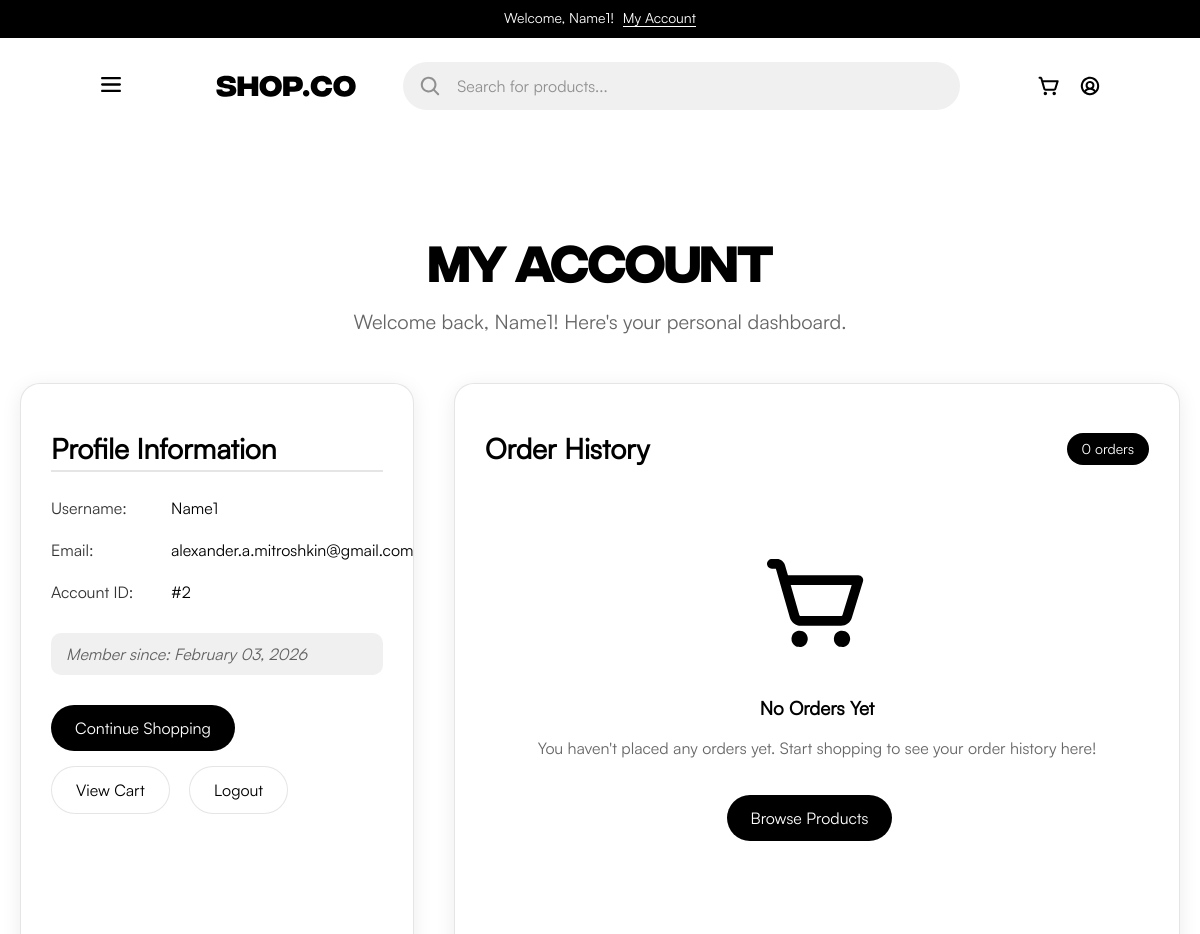
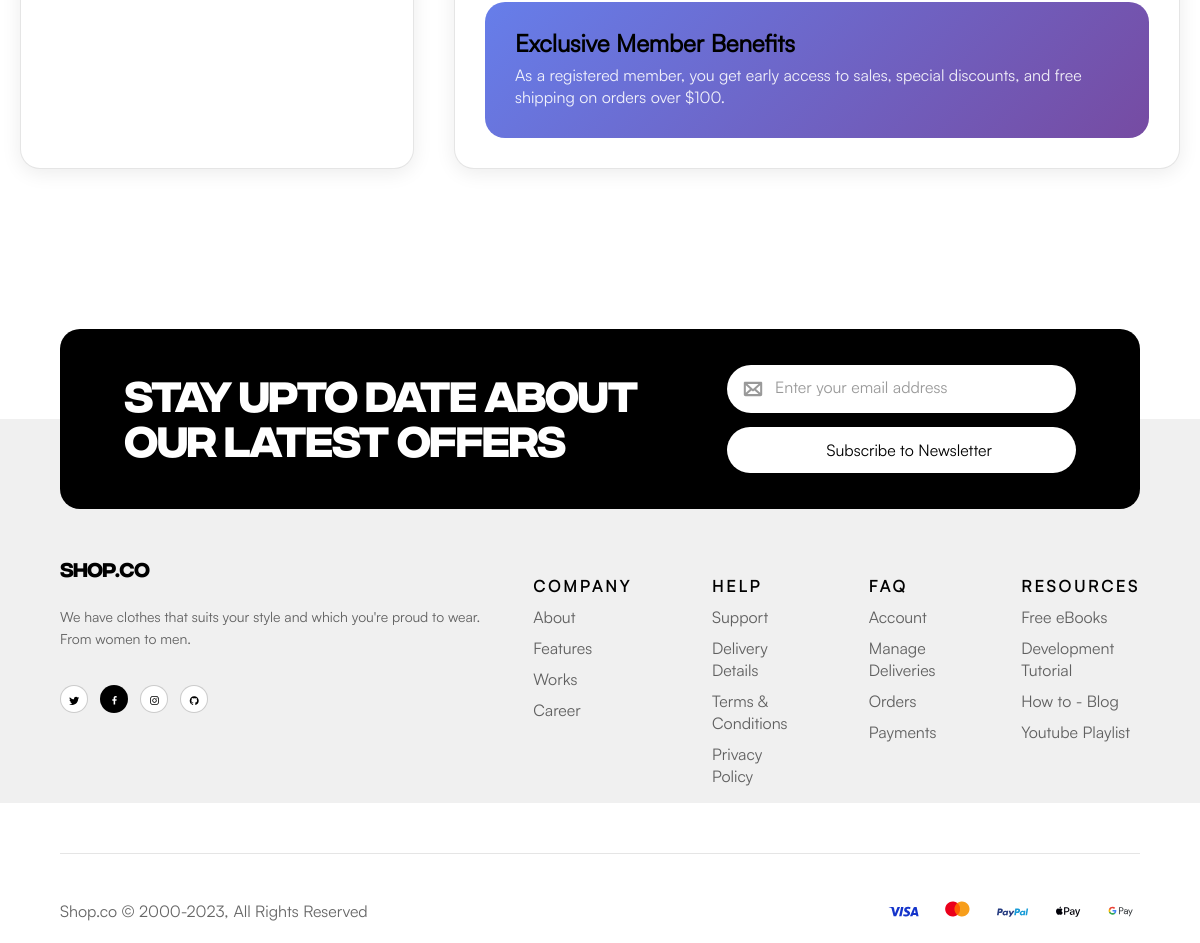
Page /account (signed in) on the committed database (2 pictures, top to bottom).
### app/models.py (models this page shows, shortened)
class User(db.Model):
    id = db.Column(db.Integer, primary_key=True)
    username = db.Column(db.String(80), unique=True, nullable=False)
    email = db.Column(db.String(120), unique=True, nullable=False)
    password_hash = db.Column(db.String(200), nullable=False)
    created_at = db.Column(db.DateTime, default=datetime.utcnow)

### app/routes.py (the view)
@bp.route('/account')
def account():
    if 'user_id' not in session:
        flash('Please log in', 'error')
        return redirect(url_for('main.login'))
    user = User.query.get(session['user_id'])
    return render_template('account.html', user=user)

### app/templates/Account.html (shortened to what this page needs)
{% extends "base.html" %}
{% block extra_styles %}
<link href="{{ url_for('static', filename='css/content_blocks/account.css') }}" rel="stylesheet">
{% endblock %}
{% block content %}
<section class="account-section">
    <div class="account-header">
        <h1>My Account</h1>
        <p class="account-welcome">Welcome back, {{ user.username }}! Here's your personal dashboard.</p>
    </div>
    <div class="account-content">
        <div class="profile-panel">
            <div class="profile-info">
                <h2>Profile Information</h2>
                <div class="info-item">
                    <div class="info-label">Username:</div>
                    <div class="info-value">{{ user.username }}</div>
                </div>
                <div class="info-item">
                    <div class="info-label">Email:</div>
                    <div class="info-value">{{ user.email }}</div>
                </div>
                <div class="info-item">
                    <div class="info-label">Account ID:</div>
                    <div class="info-value">#{{ user.id }}</div>
                </div>
                <div class="member-since">
                    Member since: {{ user.created_at.strftime('%B %d, %Y') }}
                </div>
            </div>
            <div class="account-actions">
                <a href="{{ url_for('main.home') }}" class="action-button">
                    Continue Shopping
                </a>
                <a href="{{ url_for('main.cart') }}" class="action-button secondary">
                    View Cart
                </a>
                <a href="{{ url_for('main.logout') }}" class="action-button secondary">
                    Logout
                </a>
            </div>
        </div>
        <div class="orders-panel">
            <div class="orders-header">
                <h2>Order History</h2>
                <div class="orders-count">0 orders</div>
            </div>
            <div class="order-list">
                <div class="no-orders">
                    <img class="no-orders-icon" src="{{url_for('static', filename='img/catr(telegka).svg')}}" width="100" height="100">
                    <h3>No Orders Yet</h3>
                    <p>You haven't placed any orders yet. Start shopping to see your order history here!</p>
                    <a href="{{ url_for('main.home') }}" class="action-button" style="margin-top: 20px;">
                        Browse Products
                    </a>
                </div>
            </div>
            <div class="bonus-section">
                <div class="bonus-content">
                    <div class="bonus-text">
                        <h3>Exclusive Member Benefits</h3>
                        <p>As a registered member, you get early access to sales, special discounts, and free shipping on orders over $100.</p>
                    </div>
                </div>
            </div>
        </div>
    </div>
</section>
{% endblock %}

### app/templates/base.html (shortened to what this page needs)
<!DOCTYPE html>
<html lang="en">
<head>
    <link href="{{ url_for('static', filename='css/base.css') }}" rel="stylesheet">
    {% block styles %}
        <link href="{{ url_for('static', filename='css/common.css') }}" rel="stylesheet">
    {% endblock %}
    {% block extra_styles %}{% endblock  %}
</head>
<body>
    <header id="header">
        <article class="header-register">
            {% if session.get('user_id') %}
                <p>Welcome, {{ session.username }}!
                    <a class="header-register-link" href="{{ url_for('main.account') }}">
                        My Account
                    </a>
                </p>
            {% else %}
                <p>Sign up and get 20% off to your first order.
                    <a class="header-register-link" href="{{ url_for('main.register') }}">
                        Sign Up Now
                    </a>
                </p>
            {% endif %}
        </article>
        <article class="header-content">
            <nav class="header-nav">
                <button class="header-nav-more">
                    <img src="{{url_for('static' , filename='img/header-nav-more.svg')}}" width="22" height="17" alt="read more">
                </button>
                <a class="header-nav-logo" href="{{url_for('main.home')}}">
                    <img src="{{ url_for('static', filename='img/SHOP.CO.svg') }}" width="160" height="22" alt="Logo of company">
                </a>
                <div class="header-nav-search">
                    <label class="header-nav-img" for="header-nav-input">
                        <img src="{{url_for('static', filename='img/Magnifying_glass.svg')}}" width="20" height="20" alt="Magnifying glass in input">
                    </label>
                    <input id="header-nav-input" name="header-nav-input" type="text" autocomplete="off" placeholder="Search for products...">
                </div>
                <div class="header-nav-other">
                    <a class="telegka" href="{{ url_for('main.cart') }}">
                        <img src="{{ url_for('static', filename='img/catr(telegka).svg') }}"
                            width="22" height="20" alt="basket of user">
                    </a>
                    <a class="account" href="{{ url_for('main.account')}}">
                        <img src="{{ url_for('static', filename='img/account.svg') }}" width="20" height="20" alt="user account">
                    </a>
                </div>
            </nav>
        </article>
    </header>
    <main>
        {% block content %}{% endblock %}
    </main>
<footer class="footer">
    <article class="footer-flex1">
        <h2 class="H2-IntegralFont">STAY UPTO DATE ABOUT OUR LATEST OFFERS</h2>
        <form class="footer-form">
            <div>
                <label for="footer-flex1-email"><img class="footer-form-img" src="{{ url_for('static', filename='img/Email.svg') }}" width="20" height="16" alt="photo of the envelope"></label>
                <input id="footer-flex1-email" name="footer-flex1-email" type="email" placeholder="Enter your email address">
            </div>
            <input id="footer-flex1-sending" name="footer-flex1-sending" type="submit" value="Subscribe to Newsletter" placeholder="Subscribe to Newsletter">
        </form>
    </article>
    <div class="footer-flex2and3-wrapper">
        <article class="footer-flex2">
            <div class="footer-flex2-part1">
                <h3>SHOP.CO</h3>
                <p>We have clothes that suits your style and which you're proud to wear. From women to men.</p>
                <ul class="footer-messagers">
                    <li class="footer-messager">
                        <a href="{{ url_for('main.stub') }}">
                            <img src="{{ url_for('static', filename='img/twitter_icon.svg') }}" width="11" height="9" alt="icon of twitter">
                        </a>
                    </li>
                    <li class="footer-messager">
                        <a href="{{ url_for('main.stub') }}">
                            <img src="{{ url_for('static', filename='img/Facebook_icon.svg') }}" width="11" height="9" alt="icon of factbook">
                        </a>
                    </li>
                    <li class="footer-messager">
                        <a href="{{ url_for('main.stub') }}">
                            <img src="{{ url_for('static', filename='img/logo-instagram 1.svg') }}" width="11" height="9" alt="icon of instagramm">
                        </a>
                    </li>
                    <li class="footer-messager">
                        <a href="{{ url_for('main.stub') }}">
                            <img src="{{ url_for('static', filename='img/git_icon.svg') }}" width="11" height="9" alt="icon of githab">
                        </a>
                    </li>
                </ul>
            </div>
            <ul class="footer-links">
                <li class="footer-links-column">
                    <ul>
                        <li class="footer-link"><a href="{{ url_for('main.stub') }}"><h4>COMPANY</h4></a></li>
                        <li class="footer-link"><a href="{{ url_for('main.stub') }}">About</a></li>
                        <li class="footer-link"><a href="{{ url_for('main.stub') }}">Features</a></li>
                        <li class="footer-link"><a href="{{ url_for('main.stub') }}">Works</a></li>
                        <li class="footer-link"><a href="{{ url_for('main.stub') }}">Career</a></li>
                    </ul>
                </li>
                <li class="footer-links-column">
                    <ul>
                        <li class="footer-link"><a href="{{ url_for('main.stub') }}"><h4>HELP</h4></a></li>
                        <li class="footer-link"><a href="{{ url_for('main.stub') }}">Support</a></li>
                        <li class="footer-link"><a href="{{ url_for('main.stub') }}">Delivery Details</a></li>
                        <li class="footer-link"><a href="{{ url_for('main.stub') }}">Terms & Conditions</a></li>
                        <li class="footer-link"><a href="{{ url_for('main.stub') }}">Privacy Policy</a></li>
                    </ul>
                </li>
                <li class="footer-links-column">
                    <ul>
                        <li class="footer-link"><a href="{{ url_for('main.stub') }}"><h4>FAQ</h4></a></li>
                        <li class="footer-link"><a href="{{ url_for('main.stub') }}">Account</a></li>
                        <li class="footer-link"><a href="{{ url_for('main.stub') }}">Manage Deliveries</a></li>
                        <li class="footer-link"><a href="{{ url_for('main.stub') }}">Orders</a></li>
                        <li class="footer-link"><a href="{{ url_for('main.stub') }}">Payments</a></li>
                    </ul>
                </li>
                <li class="footer-links-column">
                    <ul>
                        <li class="footer-link"><a href="{{ url_for('main.stub') }}"><h4>RESOURCES</h4></a></li>
                        <li class="footer-link"><a href="{{ url_for('main.stub') }}">Free eBooks</a></li>
                        <li class="footer-link"><a href="{{ url_for('main.stub') }}">Development Tutorial</a></li>
                        <li class="footer-link"><a href="{{ url_for('main.stub') }}">How to - Blog</a></li>
                        <li class="footer-link"><a href="{{ url_for('main.stub') }}">Youtube Playlist</a></li>
                    </ul>
                </li>
            </ul>
        </article>
        <article class="footer-flex3">
            <div class="footer-copyringPolicy">
                <a class="footer-copyring" href="{{ url_for('main.stub') }}">Shop.co © 2000-2023,</a>
                <a class="footer-policy" href="{{ url_for('main.stub') }}">All Rights Reserved</a>
            </div>
            <ul class="footer-cards">
                <li class="footer-card">
                    <a href="{{ url_for('main.stub') }}">
                        <img src="{{ url_for('static', filename='img/Visa.svg') }}" width="33" height="11" alt="Logo of Visa cards">
                    </a>
                </li>
                <li class="footer-card">
                    <a href="{{ url_for('main.stub') }}">
                        <img src="{{ url_for('static', filename='img/Mastercard.svg') }}" width="25" height="16" alt="Logo of Mastercard cards">
                    </a>
                </li>
                <li class="footer-card">
                    <a href="{{ url_for('main.stub') }}">
                        <img src="{{ url_for('static', filename='img/Paypal.svg') }}" width="35" height="9" alt="Logo of PayPal cards">
                    </a>
                </li>
                <li class="footer-card">
                    <a href="{{ url_for('main.stub') }}">
                        <img src="{{ url_for('static', filename='img/Logo_apple_pay.svg') }}" width="26" height="11" alt="Logo of apple pay">
                    </a>
                </li>
                <li class="footer-card">
                    <a href="{{ url_for('main.stub') }}">
                        <img src="{{ url_for('static', filename='img/G Pay.svg') }}" width="29" height="11" alt="Logo of Google pay">
                    </a>
                </li>
            </ul>
        </article>
    </div>
</footer>
</body>
</html>

### app/static/css/common.css (style rules this page uses)
body { margin: 0; padding: 0; font-size: 16px; line-height: 22px; color: rgba(0, 0, 0, 0.6); background-color: rgba(255, 255, 255, 1); font-family: "Satoshi"; }
* { box-sizing: border-box; }
h1 { font-family: "Integral CF"; }
h1, h2, h3, h4, .price, .price_now { color: rgba(0, 0, 0, 1); }
.H2-IntegralFont { font-family: "Integral CF"; font-size: 48px; line-height: 57.6px; }
ul, li { padding: 0; list-style: none; }
input::placeholder { font-size: 16px; line-height: 21.6px; color: rgba(0, 0, 0, 0.4); }

### app/static/css/content_blocks/account.css (style rules this page uses)
.account-section { max-width: 1200px; margin: 0 auto; padding: 60px 20px; min-height: 80vh; }
.account-header { text-align: center; margin-bottom: 50px; }
.account-header h1 { font-family: "Integral CF"; font-size: 48px; line-height: 57.6px; margin-bottom: 16px; }
.account-welcome { font-size: 20px; color: rgba(0, 0, 0, 0.6); }
.account-content { display: flex; flex-wrap: wrap; gap: 40px; }
.profile-panel { flex: 1; min-width: 300px; background: white; border-radius: 20px; padding: 30px; box-shadow: 0 4px 20px rgba(0, 0, 0, 0.08); border: 1px solid rgba(0, 0, 0, 0.1); }
.profile-info h2 { font-size: 28px; margin-bottom: 25px; color: rgba(0, 0, 0, 1); border-bottom: 2px solid rgba(0, 0, 0, 0.1); padding-bottom: 10px; }
.info-item { margin-bottom: 20px; display: flex; align-items: center; }
.info-label { font-weight: 500; color: rgba(0, 0, 0, 0.8); min-width: 120px; font-size: 16px; }
.info-value { color: rgba(0, 0, 0, 1); font-size: 16px; flex: 1; }
.member-since { background-color: rgba(240, 240, 240, 1); padding: 10px 15px; border-radius: 10px; margin-top: 30px; font-style: italic; color: rgba(0, 0, 0, 0.6); }
.account-actions { margin-top: 30px; }
.action-button { display: inline-block; padding: 12px 24px; background-color: rgba(0, 0, 0, 1); color: white; border: none; border-radius: 62px; font-size: 16px; font-weight: 500; cursor: pointer; text-decoration: none; transition: all 0.3s ease; font-family: "Satoshi"; margin-right: 15px; margin-bottom: 15px; }
.action-button.secondary { background-color: white; color: black; border: 1px solid rgba(0, 0, 0, 0.1); }
.orders-panel { flex: 2; min-width: 300px; background: white; border-radius: 20px; padding: 30px; box-shadow: 0 4px 20px rgba(0, 0, 0, 0.08); border: 1px solid rgba(0, 0, 0, 0.1); }
.orders-header { display: flex; justify-content: space-between; align-items: center; margin-bottom: 30px; }
.orders-header h2 { font-size: 28px; color: rgba(0, 0, 0, 1); }
.orders-count { background-color: rgba(0, 0, 0, 1); color: white; padding: 5px 15px; border-radius: 20px; font-size: 14px; }
.order-list { margin-bottom: 40px; }
.no-orders { text-align: center; padding: 40px 20px; color: rgba(0, 0, 0, 0.6); }
.no-orders-icon { font-size: 48px; margin-bottom: 20px; color: rgba(0, 0, 0, 0.2); }
.bonus-section { background: linear-gradient(135deg, #667eea 0%, #764ba2 100%); border-radius: 20px; padding: 30px; color: white; margin-top: 40px; }
.bonus-content { display: flex; align-items: center; gap: 30px; }
.bonus-text h3 { margin: 0 0 10px 0; font-size: 24px; }
.bonus-text p { margin: 0; opacity: 0.9; }

### rows in the picture
User: username "Name1", email "alexander.a.mitroshkin@gmail.com", id "2", created_at "February 03, 2026"
